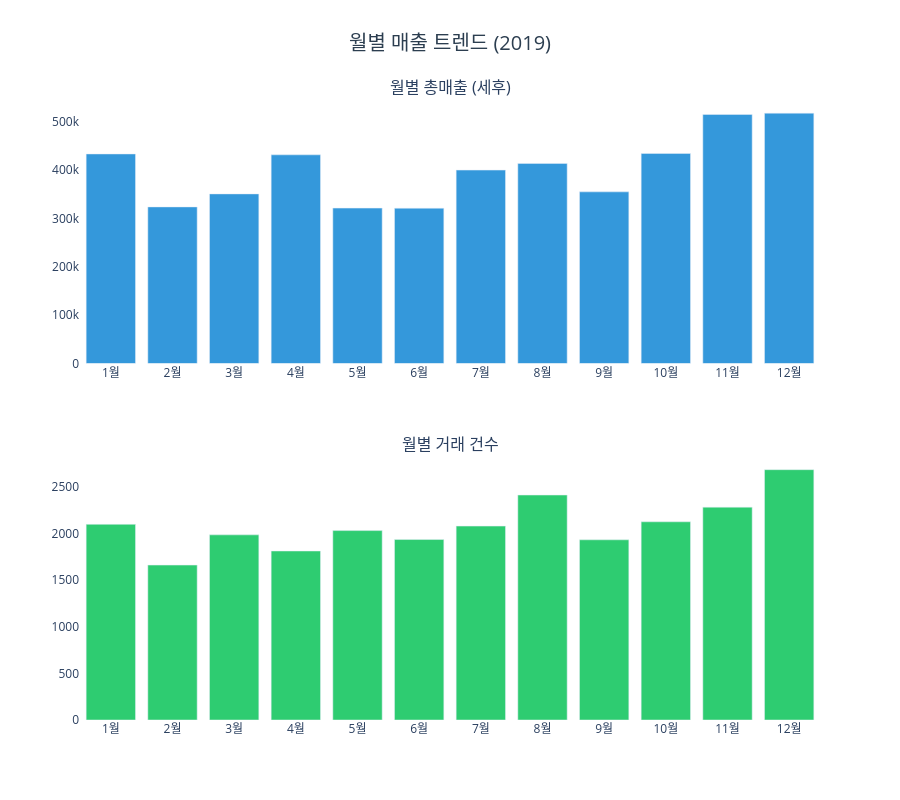

Notebook source saved alongside this figure:
### Code cell
fig = make_subplots(
    rows=2, cols=1,
    subplot_titles=['월별 총매출 (세후)', '월별 거래 건수'],
    vertical_spacing=0.15
)

fig.add_trace(go.Bar(
    x=monthly['월'], y=monthly['총매출'],
    marker_color='#3498db', name='총매출'
), row=1, col=1)

fig.add_trace(go.Bar(
    x=monthly['월'], y=monthly['거래건수'],
    marker_color='#2ecc71', name='거래건수'
), row=2, col=1)

fig.update_layout(
    title=dict(text='월별 매출 트렌드 (2019)', x=0.5, xanchor='center',
               font=dict(size=20, color='#2c3e50')),
    plot_bgcolor='white',
    showlegend=False,
    height=800
)

fig.update_xaxes(tickvals=list(range(1, 13)),
                 ticktext=['1월','2월','3월','4월','5월','6월',
                           '7월','8월','9월','10월','11월','12월'])

fig.show()

### Figure 1 — Plotly figure (JSON) as saved in the notebook; plotly's stock layout.template omitted (floating-point values rounded to 4 significant figures)
{"data": [{"marker": {"color": "#3498db"}, "name": "총매출", "type": "bar", "x": [1, 2, 3, 4, 5, 6, 7, 8, 9, 10, 11, 12], "xaxis": "x", "y": [433800.0, 324200.0, 351100.0, 432000.0, 321700.0, 321500.0, 400400.0, 414100.0, 355300.0, 434800.0, 515500.0, 518200.0], "yaxis": "y"}, {"marker": {"color": "#2ecc71"}, "name": "거래건수", "type": "bar", "x": [1, 2, 3, 4, 5, 6, 7, 8, 9, 10, 11, 12], "xaxis": "x2", "y": [2098, 1661, 1985, 1812, 2031, 1935, 2079, 2412, 1932, 2125, 2282, 2684], "yaxis": "y2"}], "layout": {"annotations": [{"font": {"size": 16}, "showarrow": false, "text": "월별 총매출 (세후)", "x": 0.5, "xanchor": "center", "xref": "paper", "y": 1, "yanchor": "bottom", "yref": "paper"}, {"font": {"size": 16}, "showarrow": false, "text": "월별 거래 건수", "x": 0.5, "xanchor": "center", "xref": "paper", "y": 0.425, "yanchor": "bottom", "yref": "paper"}], "height": 800, "plot_bgcolor": "white", "showlegend": false, "title": {"font": {"color": "#2c3e50", "size": 20}, "text": "월별 매출 트렌드 (2019)", "x": 0.5, "xanchor": "center"}, "xaxis": {"anchor": "y", "domain": [0, 1], "ticktext": ["1월", "2월", "3월", "4월", "5월", "6월", "7월", "8월", "9월", "10월", "11월", "12월"], "tickvals": [1, 2, 3, 4, 5, 6, 7, 8, 9, 10, 11, 12]}, "xaxis2": {"anchor": "y2", "domain": [0, 1], "ticktext": ["1월", "2월", "3월", "4월", "5월", "6월", "7월", "8월", "9월", "10월", "11월", "12월"], "tickvals": [1, 2, 3, 4, 5, 6, 7, 8, 9, 10, 11, 12]}, "yaxis": {"anchor": "x", "domain": [0.575, 1]}, "yaxis2": {"anchor": "x2", "domain": [0, 0.425]}}}
